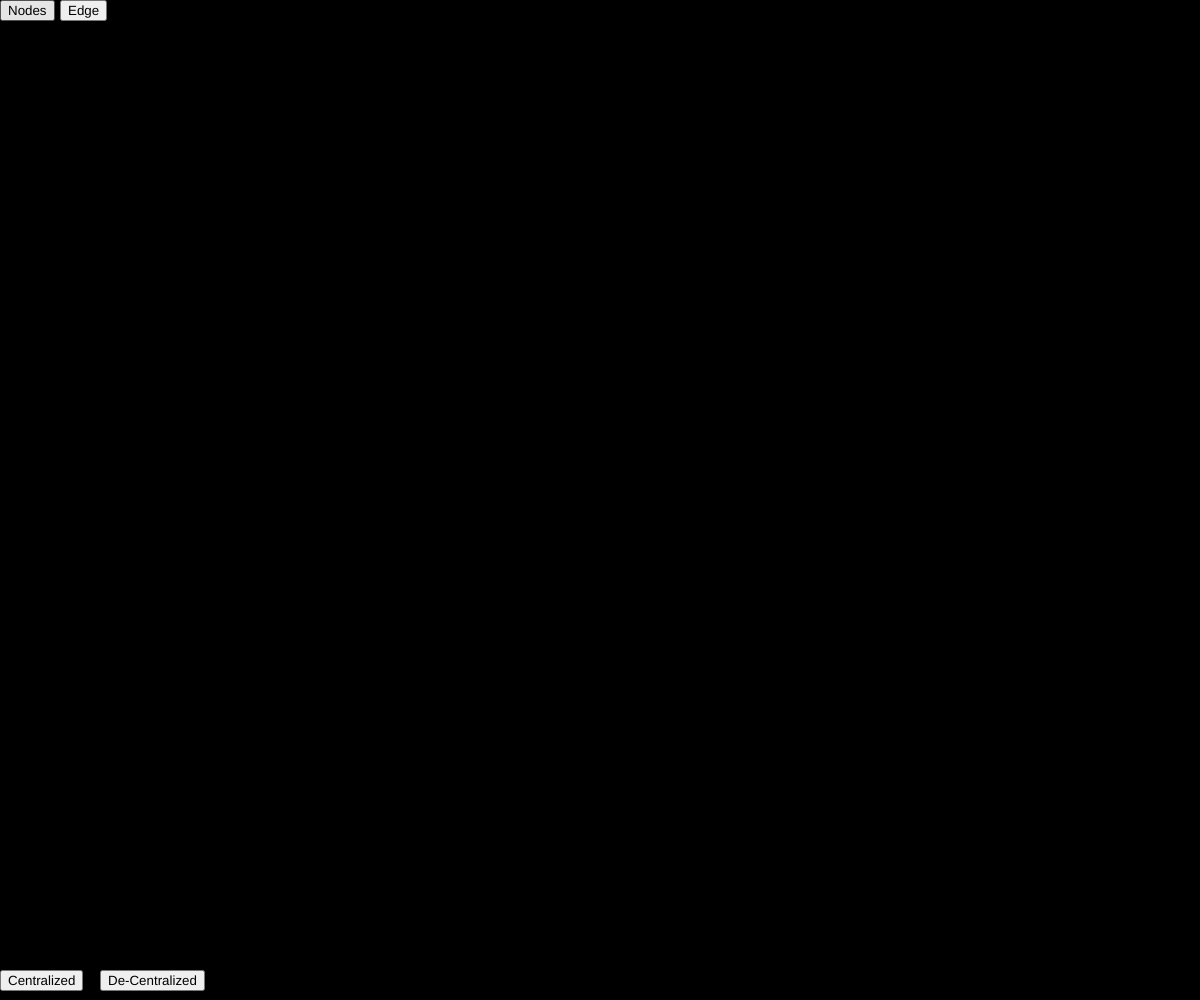
Frame 1 (no input)
Frame 60 (no input): identical to frame 1, image omitted
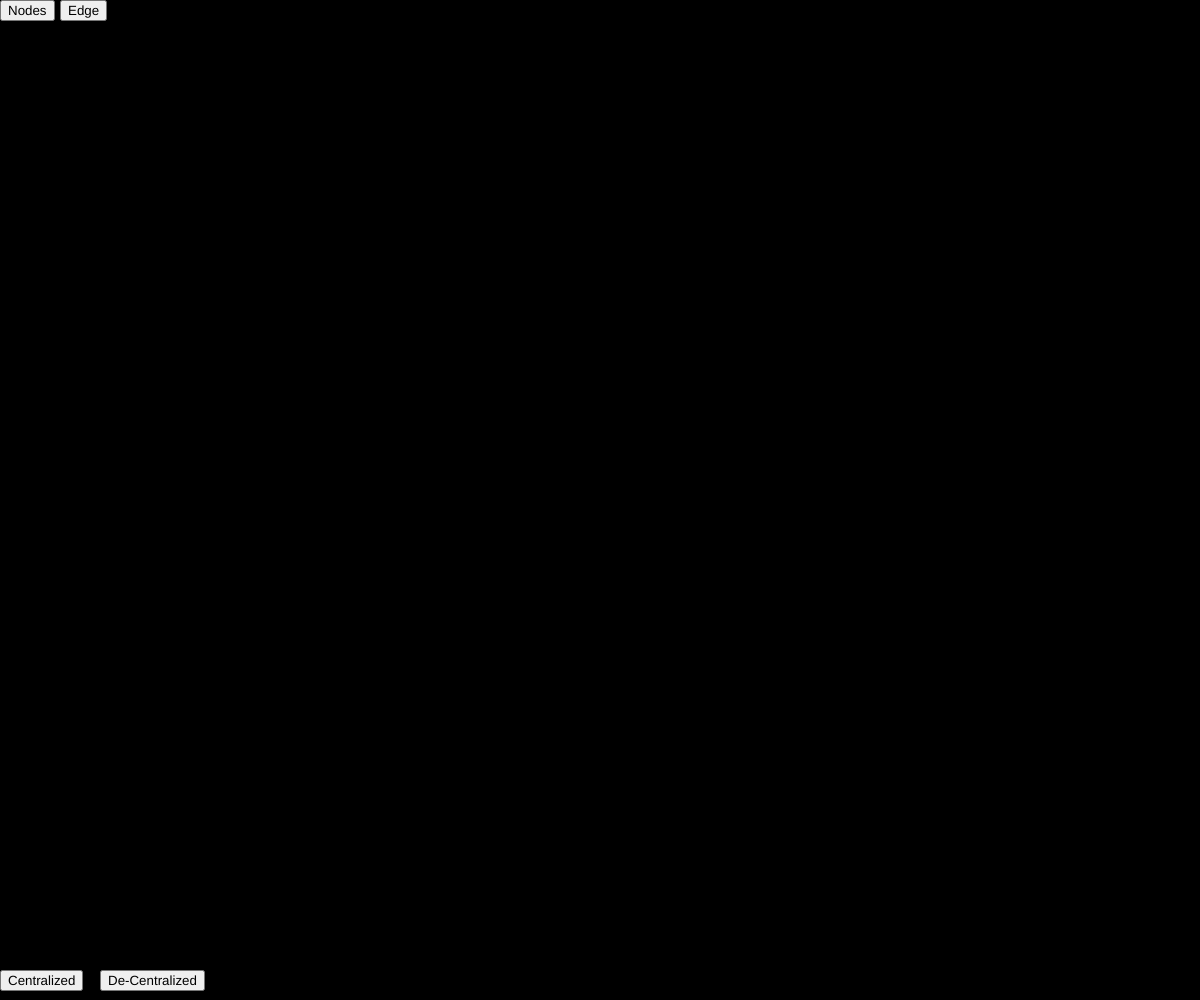
Frame 120 (the mouse pressed at the canvas centre since frame 60)

The p5.js sketch that drew these frames (run headless with seeded random() and noise() and a simulated clock; from frame 60 on, the mouse is pressed at the canvas centre):

// p5.js sketch
// ── sketch.js
let circles = []; //array of nodes
let edges = []; // array of edges
let tempEdges = [];
let nodesButton = false;
let nodesEdge = false;
let centralized = false; 
let decentralized = false;
let labelChar = '@';
let weightInput;
let inputDelay = 1000;

//Djikstra's Initializations
let Nprime = [];
let destinationNode = new Node;
let halt = false;
//setup function only runs once at the start
function setup() {
  //create the area we will be working in 
  createCanvas(windowWidth, windowHeight);

  //Buttons
  createCircle = createButton('Nodes');
  createCircle.position(0, 0);
  createCircle.mousePressed(createNodes);
  
  createEdge = createButton("Edge");
  createEdge.position(60,0)
  createEdge.mousePressed(createEdges);
  
  start_cent = createButton("Centralized");
  start_cent.position(0,windowHeight-30);
  start_cent.mousePressed(startCent);
  
  start_dec = createButton("De-Centralized")
  start_dec.position(100, windowHeight-30);
  start_dec.mousePressed(startDec);


  //Input Box
  weightInput = createInput('');
  weightInput.position(120, 0);
  weightInput.size(50, 20);
  weightInput.attribute('placeholder', 'Weight');
  weightInput.hide();
}

//continuously loops and draws to canvas
function draw() {
  background(0);

  for (var i = 0; i < circles.length; i++) {
      circles[i].ellipse();
  }

  for (var i = 0; i < edges.length; i++) {
    edges[i].line();
  } 
  // print(circles)
  // print(edges)
}

function windowResized() {
  resizeCanvas(windowWidth, windowHeight);
}

//Handling Button Event Booleans
function startCent(){
  nodesButton = false; 
  nodesEdge = false;
  centralized = true; // disables all other buttons
}

function startDec() {
  nodesButton = false;
  nodesEdge = false;
  decentralized = true; // disables all other buttons
}


function createNodes(){
  if(nodesEdge == false){
    nodesButton = true;
  }
  else{
    nodesEdge = false; 
    nodesButton = true;
  }
}

function createEdges(){
  if(nodesButton == false){
    nodesEdge = true;
  }
  else{
    nodesButton = false; 
    nodesEdge = true;
  }
}

function djikstra(startNode, destNode){
  //initialization
  Nprime.push(startNode) // adding source node to Nprime
  
  //check all edges adjacent to source node
  for (var i = 0; i < edges.length; i++){
    if(edges[i].contains(Nprime[0])){ 
      print(edges[i]); //debug
      //color these edges red
      edges[i].rgb = [255,0,0];
      //initialize the D(a) and p(a) for adjacent nodes
      edges[i].otherNode(Nprime[0]).dOfA = edges[i].weight;
      edges[i].otherNode(Nprime[0]).pOfA = Nprime[0].label;
    }
  }

  while(Nprime.length != circles.length){
    // find a not in N' st D(a) is minimum
    let min = circles[0]
    for (var i = 0; i < circles.length; i++){
      if(Nprime.includes(circles[i]) == false && circles[i].dOfA < min.dOfA){
        min = circles[i];
      }
    }
    Nprime.push(min);
    print("min", min) //debug

    //change color for selected node
    for (var i = 0; i < edges.length; i++){
      if(edges[i].contains(min) && edges[i].containsLabel(min.pOfA)){
        //create a 5 second delay and change color of minimum edge to green
        let x = i; 
        setTimeout(function() {
          //  print(x, edges)
          edges[x].rgb = [0,255,0];
        }, inputDelay + 1000);
      }
    }

    //check all edges adjacent to B node that are not in N'
    for (var i = 0; i < edges.length; i++){
      if(edges[i].contains(min) && Nprime.includes(edges[i].otherNode(min)) == false){
        print("adjacent", edges[i]);

        //color these edges red
        edges[i].rgb = [255,0,0];

        //update the D(a) and p(a) for adjacent nodes
        adjNode = edges[i].otherNode(min);

        if(edges[i].weight < adjNode.dOfA){ //updates D(a) if new edge has lower cost
          adjNode.dOfA = edges[i].weight;
          adjNode.pOfA = min.label;
        }
      }
    }
  }
}


function distanceVector(startNode, destNode) {
  let distanceVectors = new Map();
  let updated = true;

  for (let node of circles) {
    let nodeDistances = new Map();
    for (let otherNode of circles) {
      if (node === otherNode) {
        nodeDistances.set(otherNode.label, { distance: 0, nextHop: null });
      } else {
        nodeDistances.set(otherNode.label, { distance: Infinity, nextHop: null });
      }
    }
    distanceVectors.set(node.label, nodeDistances);
  }

  for (let edge of edges) {
    distanceVectors.get(edge.node1.label).set(edge.node2.label, { distance: edge.weight, nextHop: edge.node2.label });
    distanceVectors.get(edge.node2.label).set(edge.node1.label, { distance: edge.weight, nextHop: edge.node1.label });
  }

  while (updated) {
    updated = false;
    for (let node of circles) {
      for (let otherNode of circles) {
        if (node === otherNode) continue;
        let oldDist = distanceVectors.get(node.label).get(otherNode.label).distance;
        let newDist = Infinity;
        let newNextHop = null;
        for (let middleNode of circles) {
          if (middleNode === node || middleNode === otherNode) continue;
          let distThroughMiddle = distanceVectors.get(node.label).get(middleNode.label).distance +
            distanceVectors.get(middleNode.label).get(otherNode.label).distance;
          if (distThroughMiddle < newDist) {
            newDist = distThroughMiddle;
            newNextHop = middleNode.label;
          }
        }
        if (newDist < oldDist) {
          updated = true;
          distanceVectors.get(node.label).set(otherNode.label, { distance: newDist, nextHop: newNextHop });
        }
      }
    }
  }

  console.log("Distance from " + startNode.label + " to " + destNode.label + " is " +
    distanceVectors.get(startNode.label).get(destNode.label).distance);
  console.log("Next hop from " + startNode.label + " to " + destNode.label + " is " +
    distanceVectors.get(startNode.label).get(destNode.label).nextHop);
}
// this function runs everytime a mouse is pressed on canvas
function mousePressed() {
  //creating objects nodes
  if (nodesButton == true && mouseX > 50 && mouseY > 50){
      circles.push(new Node(mouseX, mouseY));
  }
  
  //creating edges
  if (nodesEdge == true && mouseX > 50 && mouseY > 50){
    for (var i = 0; i < circles.length; i++) {
      if (dist(mouseX, mouseY, circles[i].x, circles[i].y) <= 25){ //checks if click is within area of node
        tempEdges.push(circles[i]);
      }
      if(tempEdges.length == 2){ //once 2 nodes are found then creates edge object
          print(tempEdges[0], tempEdges[1])
          weightInput.show();
          weightInput.input(function() {
            let weight = int(weightInput.value());
            weightInput.hide();
            edges.push(new Edge(tempEdges[0], tempEdges[1], weight));
            tempEdges = [];
          });
      }
    }

  }
  
  //Starting Djikstra's Algorithm
  if(centralized == true){
    //Select starting and ending node
    for (var k = 0; k < circles.length; k++) {
      if (dist(mouseX, mouseY, circles[k].x, circles[k].y) <= 25){//checks if click is within area of node
        tempEdges.push(circles[k]);      
      }
      if(tempEdges.length == 2){
          print(tempEdges[0], tempEdges[1]);
          tempEdges[0].rgb = [255,0,0];
          tempEdges[1].rgb = [0,255,0];
          djikstra(tempEdges[0], tempEdges[1]); //run the djikstra algo
          tempEdges = [];
          break;
      }
    }
  }
    //Starting Distance Vector Algorithm
  if (decentralized == true) {
    for (var k = 0; k < circles.length; k++) {
      if (dist(mouseX, mouseY, circles[k].x, circles[k].y) <= 25) { //checks if click is within area of node
        tempEdges.push(circles[k]);
      }
      if (tempEdges.length == 2) {
        print(tempEdges[0], tempEdges[1]);
        tempEdges[0].rgb = [255, 0, 0];
        tempEdges[1].rgb = [0, 255, 0];
        distanceVector(tempEdges[0], tempEdges[1]); //run the distance vector algorithm
        tempEdges = [];
        break;
      }
    }
  }
}

// Node Object
function Node(x, y) {
  this.x = x;
  this.y = y;
  this.size = 50;
  this.rgb = [255,255,255];
  this.label = labelChar;
  labelChar = String.fromCharCode(labelChar.charCodeAt(0) + 1); //incrementing char
  //Add distance vector for bellman ford

  //for Djikstra's algo
  this.dOfA = 9999;
  this.pOfA = '';

  this.ellipse = function() { //changes the default ellipse function
    noStroke();
    fill(this.rgb[0], this.rgb[1], this.rgb[2]);
    ellipse(this.x, this.y, this.size, this.size);
    fill(0);
    textSize(32);
    text(this.label, this.x-10, this.y+10);
  }
}


//Edge Object
function Edge(c1, c2, w){
  this.x1 = c1.x;
  this.y1 = c1.y;
  this.x2 = c2.x;
  this.y2 = c2.y;
  this.node1 = c1;
  this.node2 = c2;
  this.weight = w
  this.rgb = [255,255,255]

  this.line = function() { // changes the default line function
    stroke(this.rgb[0], this.rgb[1], this.rgb[2]);
    line(this.x1,this.y1,this.x2,this.y2);
    textSize(15);
    text(nf(this.weight), (this.x1 + this.x2)/2, (this.y1 + this.y2)/2)
  }

  this.contains = function(circ){
    if(circ == this.node1 || circ == this.node2){
      return true;
    }
    else{
      return false;
    }
  }

  this.containsLabel = function(str){
    if(str == this.node1.label || str == this.node2.label){
      return true;
    }
    else{
      return false;
    }
  }

  this.otherNode = function(circ){
    if(circ == this.node1){
      return this.node2;
    }
    else if(circ == this.node2){
      return this.node1;
    }
    else{return null}
  }
}
